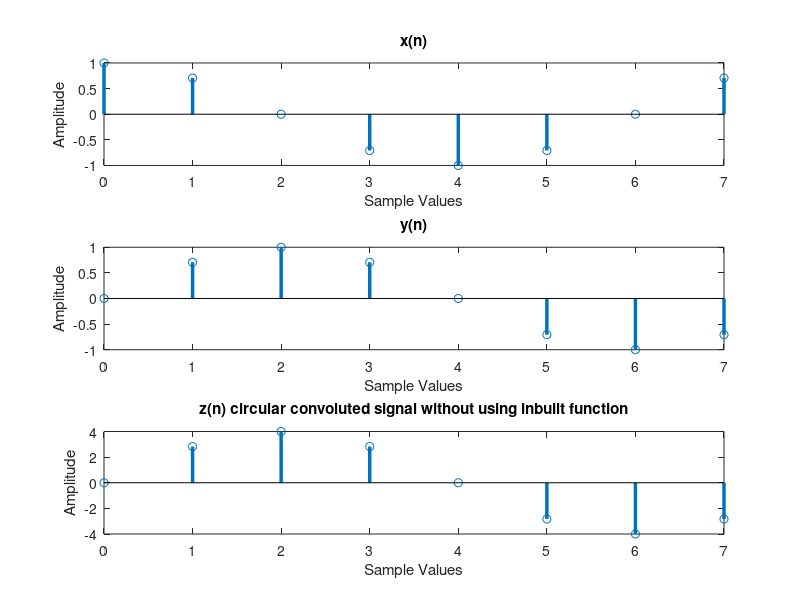

This chart was generated by the following MATLAB code:
clc;
clear all;
close all;
 
n = 0:1:7;
N = 8;
x = cos(2*pi*n/N)
subplot(3,1,1); % plotting signal x in discrete form
stem(n,x,'LineWidth',2.5);
xlabel('Sample Values');
ylabel('Amplitude');
title('x(n)');
 
y = sin(2*pi*n/N)
subplot(3,1,2); % plotting signal y in discrete form
stem(n,y,'LineWidth',2.5);
xlabel('Sample Values');
ylabel('Amplitude');
title('y(n)');
 
U= [x, zeros(1,N)];
V= [y, zeros(1,N)];
N = 8;
Z=zeros(1,N);
for i=0:N-1
  for j=0:N-1
   k=mod(i-j,N); % modulo operation for circular shift
   Z(i+1)=Z(i+1)+U(j+1).*V(k+1);
end
end
subplot(3,1,3); % plotting signal z in discrete form
stem(n,Z,'LineWidth',2.5);
xlabel('Sample Values');
ylabel('Amplitude');
title('z(n) circular convoluted signal without using inbuilt function');
